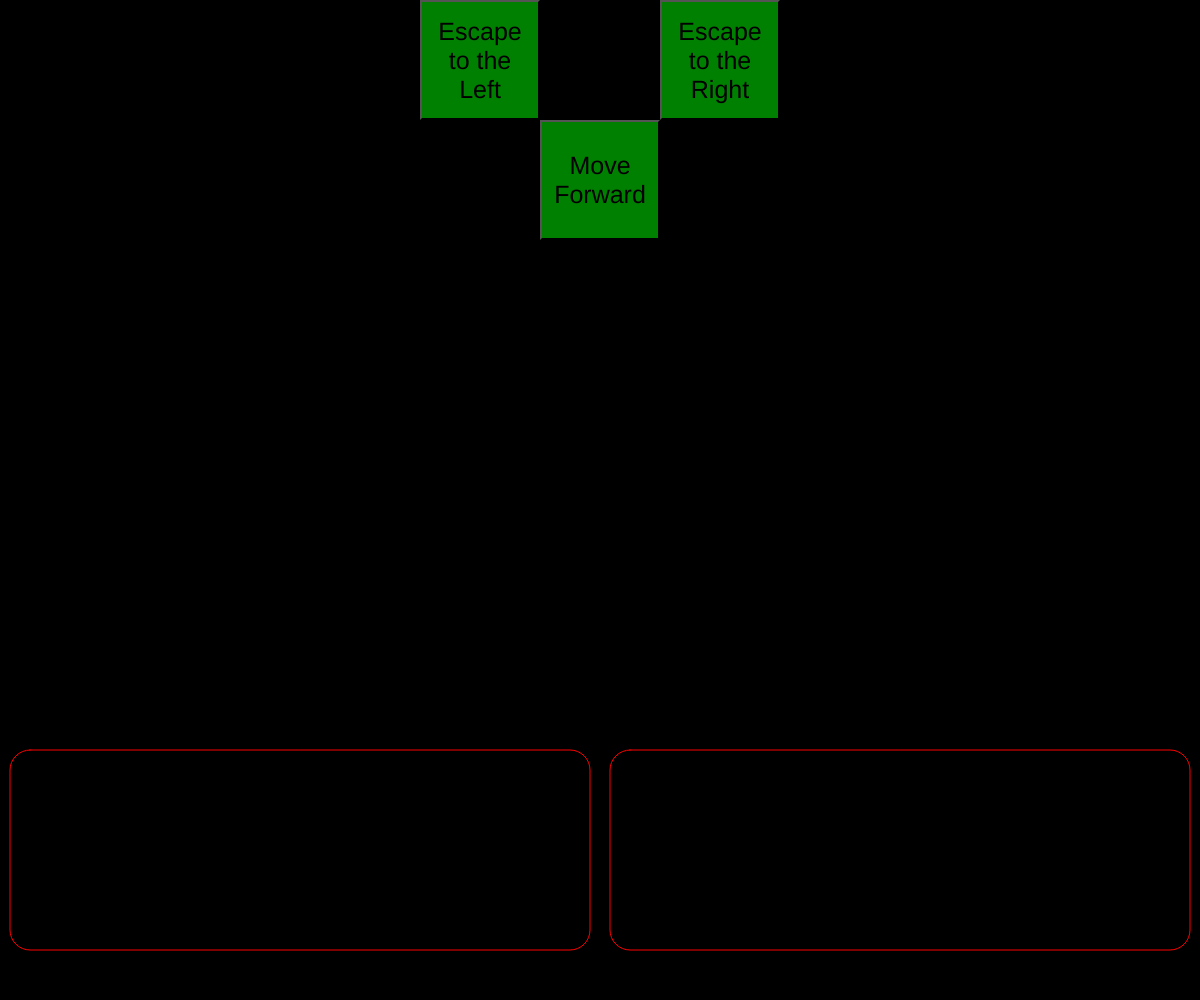
Frame 1 (no input)
Frame 60 (no input): identical to frame 1, image omitted
Frame 120 (the mouse pressed at the canvas centre since frame 60): identical to frame 1, image omitted

The p5.js sketch that drew this single still picture (run headless with seeded random() and noise() and a simulated clock; from frame 60 on, the mouse is pressed at the canvas centre):

// p5.js sketch
// ── sketch.js
                    
/* 
 *  C06 - p5.js Screen Control Simple Robot
 *  Creating a fancy interactive user interface 
 *  capable of communicating via the Browser/Phone's Screen
 *  in p5.js
 *  
 */

let pulse_i = 0;  //0-Short 1-Long
let shortDuration =200;
let longDuration = 400;

var leftMove = 0;
var rightMove = 0;

var goButton;
var leButton;
var riButton;
var ButtonSize = 120;

function setup() {
  createCanvas(windowWidth,windowHeight);
  
  // moves forward
  goButton = createButton('Move Forward').size(ButtonSize, ButtonSize);
  goButton.position(((windowWidth - ButtonSize) /2) , ButtonSize);
  goButton.style('font-size', '25px');
  goButton.style('background-color', color('green'));
  goButton.style('user-select', 'none');
  goButton.style('-moz-user-select', '-moz-none');
  goButton.style('-khtml-user-select', 'none');
  goButton.style('-webkit-user-select', 'none');
  // both sensors light up the same duration, both wheels move
  goButton.mousePressed(()  => {
                                  leftMove = 2; 
                                  rightMove = 2; 
                                  setTimeout(resetMove, 2000);
                                })
  
  //moves to the left
  leButton = createButton('Escape to the Left').size(ButtonSize, ButtonSize);
  leButton.position((((windowWidth - ButtonSize) /2) - ButtonSize), 0);
  leButton.style('font-size', '25px');
  leButton.style('background-color', color('green'));
  leButton.style('user-select', 'none');
  leButton.style('-moz-user-select', '-moz-none');
  leButton.style('-khtml-user-select', 'none');
  leButton.style('-webkit-user-select', 'none');
  // right lights up more, right wheel moves more, allows car to swerve to left  
  leButton.mousePressed(()  => {
                                  leftMove = 2; 
                                  rightMove = 1;
                                  setTimeout(resetMove, 500);
                                })
  riButton = createButton('Escape to the Right').size(ButtonSize, ButtonSize);
  riButton.position((((windowWidth - ButtonSize) /2) + ButtonSize) , 0);
  riButton.style('font-size', '25px');
  riButton.style('background-color', color('green'));
  riButton.style('user-select', 'none');
  riButton.style('-moz-user-select', '-moz-none');
  riButton.style('-khtml-user-select', 'none');
  riButton.style('-webkit-user-select', 'none');
  riButton.mousePressed(()  => {
                                  leftMove = 1; 
                                  rightMove = 2;
                                  setTimeout(resetMove, 500);
                                })
pulse_i = 0;
  setTimeout(updatePulse, shortDuration);
}

function updatePulse() {
    pulse_i = (pulse_i == 0) ? 1 : 0;
    setTimeout(updatePulse, (pulse_i == 0) ? shortDuration : longDuration);
}



function resetMove() {
  leftMove = 0; 
  rightMove = 0;
}

function draw() {
  background(0);
  stroke('red');
  
  if (((leftMove == 1) && (pulse_i == 0)) || 
      ((leftMove == 2) && (pulse_i == 1))) {
      fill(255);     
      strokeWeight(0); 
  }
  else {
      fill(0);
      strokeWeight(1);
  }
  // Draw a rectangle at (x, y, width, height , rounded corners).
  rect(10, windowHeight - 250 , (windowWidth/2) - 20, 200, 20);
  
  if (((rightMove == 1) && (pulse_i == 0)) || 
      ((rightMove == 2) && (pulse_i == 1))) {
      fill(255);     
      strokeWeight(0); 
  }
  else {
      fill(0);
      strokeWeight(1);
  }
  // Draw a rectangle at (x, y, width, height , rounded corners).
  rect((windowWidth/2) + 10, windowHeight - 250 , (windowWidth/2) - 20, 200, 20);
}             
// ── style.css
html, body {
  margin: 0;
  padding: 0;
}
canvas {
  display: block;
}
button {
  color: black;
}
